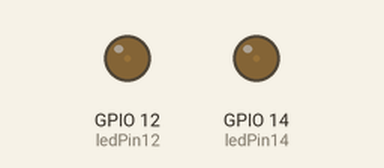
Simulated run of this sketch. Board: ESP32. Parts: output pins drawn as LEDs (lit = HIGH).

Above: at 0.05 s.
At 0.95 s:
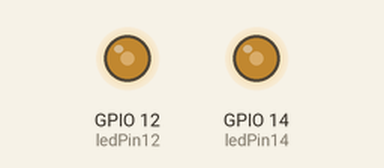
At 1.85 s:
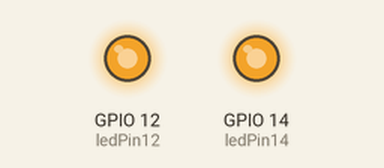
At 3.65 s:
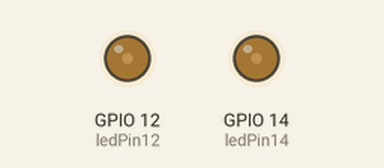
Timing chart, 0 to 5.4 s (numbered marks = the images above):
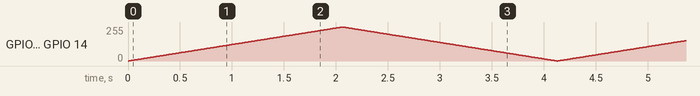

The sketch:

PWMExperiments.ino
```cpp
/* PWMExperiments.ino
 *  Forrest Erickson
 *  Date: 20210411
 * Stared with code from: https://randomnerdtutorials.com/esp32-pwm-arduino-ide/
 * Experiment with setting of PWM to find frequency and resolution limitations.
 *
 */


// the number of the LED pin
const int builtinLEDpin = 2;   //  2 corresponds to GPIO16 built in LED.
const int ledPin12 = 12;  // 12 corresponds to GPIO12
//const int ledPin = 13;  // 13 corresponds to GPIO13
const int ledPin14 = 14;  // 14 corresponds to GPIO14

// setting PWM properties
const int freqLED12 = 5000;
const int freqLED14 = 50000;

const int ledChannel_12 = 0;
const int ledChannel_14 = 1;
//                                Set Freq: 80KHz    100KHz   200KHz  50KHz
//const int resolution = 8;   // Freq became 80.00    100.00  200.00
//const int resolution = 9;   // Freq became 80.00    100.0   156.3
const int resolution = 10;  // Freq became 78.13    78.13   78.13   50.00
//const int resolution = 11;  // Freq became 39.06    39.06    39.06
//const int resolution = 12;  // Freq became 19.53    19.53   19.53
const int NUMSTEPS = pow(2,resolution)-1;

const int DELAYTIME = 2;
void setup(){
  // configure LED PWM functionalitites
  ledcSetup(ledChannel_12, freqLED12, resolution);
  ledcSetup(ledChannel_14, freqLED14, resolution);    //Last setting takes precidence

  // attach the channel to the GPIO to be controlled
  ledcAttachPin(ledPin12, ledChannel_12);
  ledcAttachPin(ledPin14, ledChannel_14);
}

void loop(){
  // increase the LED brightness
  for(int dutyCycle = 0; dutyCycle <= NUMSTEPS; dutyCycle++){
    // changing the LED brightness with PWM
    ledcWrite(ledChannel_12, dutyCycle);
    ledcWrite(ledChannel_14, dutyCycle);
    delay(DELAYTIME);
  }
    // decrease the LED brightness
  for(int dutyCycle = NUMSTEPS; dutyCycle >= 0; dutyCycle--){
    // changing the LED brightness with PWM
    ledcWrite(ledChannel_12, dutyCycle);
    ledcWrite(ledChannel_14, dutyCycle);
    delay(DELAYTIME);
  }
}
```
